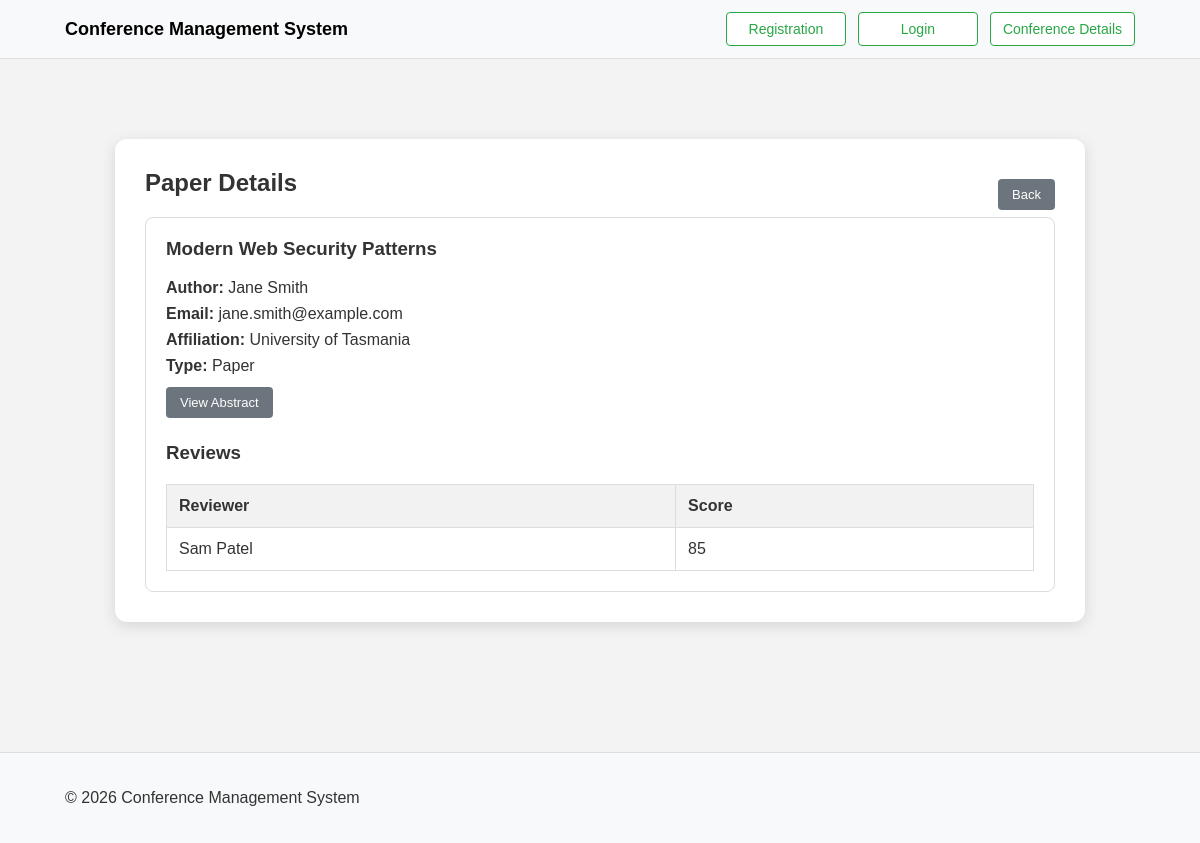
Page /details.php?id=1 on the committed database.
### tables this page shows
CREATE TABLE Submissions (
    id INTEGER PRIMARY KEY AUTOINCREMENT,
    User_id INTEGER NOT NULL,
    title TEXT NOT NULL,
    paper_type TEXT,
    accepted BOOLEAN DEFAULT 0,
    abstract TEXT,
    FOREIGN KEY (User_id) REFERENCES Users(id)
);

CREATE TABLE Users (
    id INTEGER PRIMARY KEY AUTOINCREMENT,
    Name TEXT NOT NULL,
    Email TEXT NOT NULL UNIQUE,
    Password TEXT NOT NULL,
    affiliation TEXT,
    Role TEXT
);

CREATE TABLE Review (
    id INTEGER PRIMARY KEY AUTOINCREMENT,
    user_id INTEGER NOT NULL,
    submission_id INTEGER NOT NULL,
    results INTEGER,
    FOREIGN KEY (user_id) REFERENCES Users(id),
    FOREIGN KEY (submission_id) REFERENCES Submissions(id)
);

### details.php (the view, shortened to what this page needs)
<?php
include('db_conn.php');
$id = (int)$_GET['id'];
$sql = "
    SELECT
        s.id,
        s.title,
        s.paper_type,
        s.abstract,
        u.Name AS author_name,
        u.Email AS author_email,
        u.affiliation
    FROM Submissions s
    JOIN Users u ON s.User_id = u.id
    WHERE s.id = :id
";
$stmt = $pdo->prepare($sql);
$stmt->bindParam(':id', $id, PDO::PARAM_INT);
$stmt->execute();
$submission = $stmt->fetch(PDO::FETCH_ASSOC);
$reviewSql = "
    SELECT
        reviewer.Name AS reviewer_name,
        r.results
    FROM Review r
    JOIN Users reviewer ON r.user_id = reviewer.id
    WHERE r.submission_id = :id
";
$reviewStmt = $pdo->prepare($reviewSql);
$reviewStmt->bindParam(':id', $id, PDO::PARAM_INT);
$reviewStmt->execute();
$reviews = $reviewStmt->fetchAll(PDO::FETCH_ASSOC);
?>
<!DOCTYPE html>
<html lang="en">
<head>
    <link rel="stylesheet" href="styles.css">
</head>
<body>
<?php require_once 'nav.php'; ?>
<div class="content-area">
  <div class="wrapper">
    <div class="details-box">
      <div style="display:flex; justify-content:space-between; align-items:center; gap:16px; flex-wrap:wrap;">
        <h2>Paper Details</h2>
        <a href="submissions.php" class="secondary-btn">Back</a>
      </div>
      <div class="detail-card">
        <h3><?php echo htmlspecialchars($submission['title']); ?></h3>
        <p><strong>Author:</strong> <?php echo htmlspecialchars($submission['author_name']); ?></p>
        <p><strong>Email:</strong> <?php echo htmlspecialchars($submission['author_email']); ?></p>
        <p><strong>Affiliation:</strong> <?php echo htmlspecialchars($submission['affiliation']); ?></p>
        <p><strong>Type:</strong> <?php echo htmlspecialchars($submission['paper_type']); ?></p>
        <button id="toggleAbstractBtn" class="detailsBtn" type="button">View Abstract</button>
        <h3 style="margin-top:24px;">Reviews</h3>
        <table class="submission-table review-table">
          <thead>
            <tr>
              <th>Reviewer</th>
              <th>Score</th>
            </tr>
          </thead>
          <tbody>
            <?php if (count($reviews) > 0): ?>
              <?php foreach ($reviews as $review): ?>
                <tr>
                  <td><?php echo htmlspecialchars($review['reviewer_name']); ?></td>
                  <td><?php echo htmlspecialchars($review['results']); ?></td>
                </tr>
              <?php endforeach; ?>
            <?php else: ?>
              <tr>
                <td colspan="2">No reviews available.</td>
              </tr>
            <?php endif; ?>
          </tbody>
        </table>
      </div>
    </div>
  </div>
</div>
<footer>
  <div class="container footer-row">
    <p>&copy; 2026 Conference Management System</p>
  </div>
</footer>
</body>
</html>

### styles.css (style rules this page uses)
* { box-sizing: border-box; }
body { margin: 0; font-family: Arial, sans-serif; background-color: #f3f3f3; color: #333; }
a { text-decoration: none; color: inherit; }
.container { max-width: 1100px; margin: auto; padding: 0 15px; display: flex; justify-content: space-between; align-items: center; }
.content-area, .content-area-register { padding-top: 50px; padding-bottom: 50px; }
.wrapper { max-width: 1000px; margin: 30px auto; padding: 0 15px; }
.details-box, .form-box-register, .page-box { background: white; padding: 30px; border-radius: 12px; max-width: 1000px; margin: auto; box-shadow: 0px 4px 15px rgba(0, 0, 0, 0.12); }
h1, h2, h3 { color: #333; margin-top: 0; }
.submission-table { width: 100%; border-collapse: collapse; margin-top: 15px; background: #fff; }
.submission-table th, .submission-table td { border: 1px solid #ddd; padding: 12px; text-align: left; vertical-align: middle; }
.submission-table th { background-color: #f2f2f2; font-weight: bold; }
.primary-btn, .secondary-btn, .success-btn, .warning-btn, .danger-btn, .detailsBtn { display: inline-block; padding: 8px 14px; font-size: 13px; border-radius: 4px; cursor: pointer; border: none; text-decoration: none; margin-top: 4px; }
.secondary-btn { background-color: #6c757d; color: white; }
.detailsBtn { background-color: #6c757d; color: white; }
.detail-card { background-color: #fff; border: 1px solid #ddd; padding: 20px; border-radius: 8px; }
.detail-card p { margin: 8px 0; }
.review-table { margin-top: 20px; }
footer { padding: 20px; background-color: #f8f9fa; margin-top: 50px; border-top: 1px solid #ddd; }
.footer-row { width: 100%; text-align: center; }

### rows in the picture
submissions: title "Modern Web Security Patterns", User.Name "Jane Smith", User.Email "jane.smith@example.com", User.affiliation "University of Tasmania", paper_type "Paper"
review: user.Name "Sam Patel", results "85"
